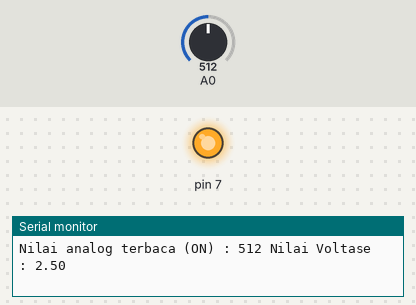
Recording of a sketch running on a simulated Arduino Uno, built with avr-gcc and run on an emulated ATmega328P. On the bench: output pins drawn as LEDs (lit = HIGH), the last lines printed to the serial monitor. Inputs (shaded band) come from the test bench; at power-on: A0 = 512.

Above: at 1.5 s.
At 4.5 s:
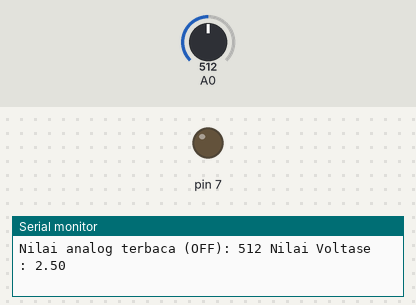
Timing chart, 0 to 7.8 s (numbered marks = the images above):
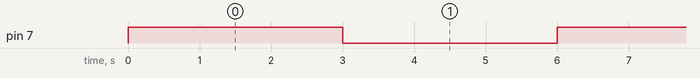

The sketch:

asmaduino_analogtest2.ino
```cpp
void setup(){
  pinMode(7,OUTPUT);
  Serial.begin(9600);
}

void loop(){
  digitalWrite(7,1);
  int anIn = analogRead(0);
  float v = anIn * (5.00 / 1023);
  Serial.print("Nilai analog terbaca (ON) : ");
  Serial.print(anIn);
  Serial.print(" Nilai Voltase : ");
  Serial.println(v);
  delay(3000);
  digitalWrite(7,0);
  anIn = analogRead(0);
  v = anIn * (5.00 / 1023);
  Serial.print("Nilai analog terbaca (OFF): ");
  Serial.print(anIn);
  Serial.print(" Nilai Voltase : ");
  Serial.println(v);
  delay(3000);
}
```

Measured:
- by itself, pin 7: alternates HIGH for 3.0 s and LOW for 3.0 s
